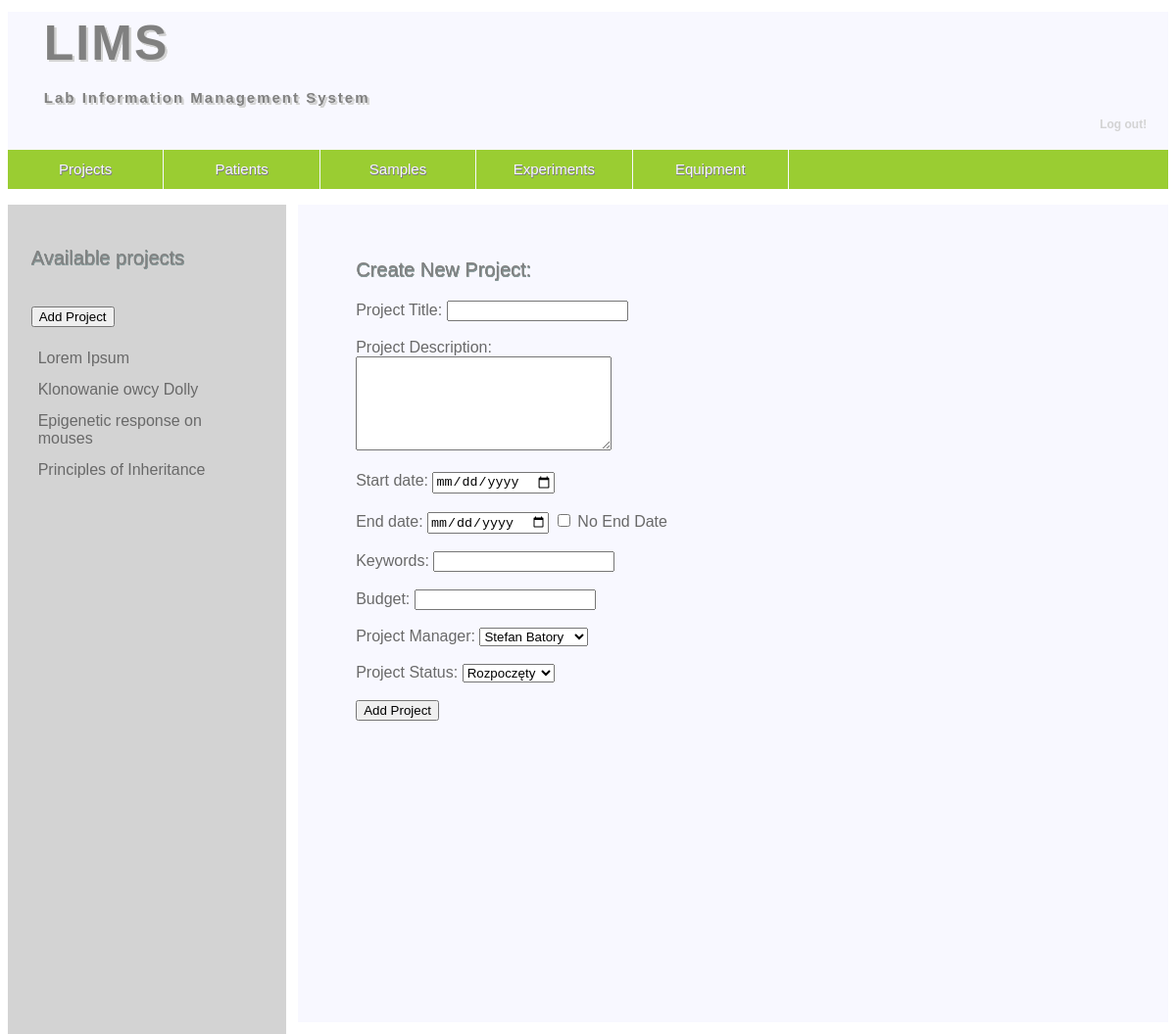
/PHP-scripts/one_addproject.php (signed in), run on the app's committed database.
### tables this page shows
CREATE TABLE `projects` (
  `idprojects` int(11) NOT NULL,
  `title` text NOT NULL,
  `description` longtext DEFAULT NULL,
  `start_date` date NOT NULL,
  `end_date` date DEFAULT NULL,
  `key_words` varchar(90) NOT NULL,
  `budget` decimal(10,0) NOT NULL,
  `w_personal_data_idwokers_data` int(11) NOT NULL,
  `project_status_idproject_status` int(11) NOT NULL
);

### PHP-scripts/one_addproject.php (the view, shortened to what this page needs)
<?php
	require_once 'connect.php';
	$conn = @new mysqli($servername, $username, $password, $dbname);
	mysqli_set_charset($conn, "utf8");
	$ID = $_SESSION['ID'];
?>
 <!DOCTYPE html>
 <html>
 <head>
	<link rel="stylesheet" href="style.css" type="text/css" />
 </head>
 <body>
	<header>
		<h1 class="logo">LIMS</h1>
		<h4 class="logo">Lab Information Management System <p class="out"> <a href="logout.php">Log out!</a></p>
		</h4>
		<nav>
			<ul class="menu">
			<li><a href="projects.php">Projects</a></li>
			<?php
			if (isset($_SESSION['admin'])){
				echo "<li><a href='patients.php'>Patients</a></li>";
				echo "<li><a href='samples.php'>Samples</a></li>";}
			?>
			<li><a href="experiments.php">Experiments</a></li>
			<li><a href="equipment.php">Equipment</a></li>
			</ul>
		</nav>
	</header>
	<main>
		<section class="content">
		<p class="content_title"> Available projects</p><br>
            <a href="one_addproject.php">
				<button>Add Project</button>
			</a>
            <ul class="titles">
			<?php
			if (isset($_SESSION['admin'])){
				$q = "SELECT idprojects, title FROM projects";
				$result = $conn->query($q);
			}
			else {
				$q = "SELECT idprojects, title FROM projects INNER JOIN projects_has_w_personal_data ON idprojects =  projects_idprojects WHERE `projects_has_w_personal_data`.`w_personal_data_id_personal_data` = ?;";
				$result = $conn->execute_query($q,[$ID]);
			}
				while($row = mysqli_fetch_assoc($result))
				{
					echo "<li><a href='one_project.php?value_key=".$row['idprojects']."'>".$row['title']."</a></li>";
				}
			?>
			</ul>
		</section>
		<section class="results">
		<p class="content_title"> Create New Project: </p>
		<form action="add_project.php" method="POST">
        	<?php
			class DropDown{
				public function getDropdownOptions($tableName, $valueColumn, $textColumn, $conn) {
					$query = "SELECT $valueColumn, $textColumn FROM $tableName;";
					$result = mysqli_query($conn,$query);
					$options = '';
					while ($row = $result->fetch_assoc()) {
						$value = $row[$valueColumn];
						$text = $row[$textColumn];
						$options .= "<option value='$value'>$text</option>";
					}
					return $options;
				}
			}
            $dropDown = new DropDown();
            $workerName = $dropDown -> getDropdownOptions("w_personal_data","id_personal_data",
			'CONCAT(name," ",surname)',$conn);
			$projStat = $dropDown -> getDropdownOptions("project_status","idproject_status",
			"status",$conn);
			?>
            <label for="title">Project Title: </label>
            <input type="text" name="title" id="title" required><br><br>
            <label for="description">Project Description: </label><br>
            <textarea name="description" id="description" wrap="hard" rows="6" cols="30" minlength="0"maxlength="50000" required>
            </textarea><br><br>
            <label for="startDate">Start date: </label>
        	<input type="date" name="startDate" id="startDate" value = "" required><br><br>
            <label for="endDate">End date: </label>
            <input type="date" name="endDate" id="endDate" >
            <label for="null-date">
            <input type="checkbox" name="null-date" id="null-date"> No End Date
            </label><br><br>
            <label for="keywords">Keywords: </label>
            <input type="test" name="keywords" id="keywords"required><br><br>
            <label for="budget">Budget: </label>
            <input type="number" name="budget" id="budget" min='0'><br><br>
            <label for="workerName">Project Manager: </label>
			<select name="workerName" id="workerName" required>
				<?php echo $workerName; ?>
			</select><br><br>
			<label for="projStat">Project Status: </label>
			<select name="projStat" id="projStat" required>
				<?php echo $projStat; ?>
			</select><br><br>
            <input type="submit" value="Add Project">
    </form>
		</section>
	</main>
 </body>
 </html>

### style/style.css (style rules this page uses)
header { font-family: Arial, Helvetica, sans-serif; width: 100%; margin-left: auto; margin-right: auto; background-color: ghostwhite; min-height: 15%; }
h1.logo { color: grey; padding: 3px 10px 3px 25px; margin: 1%; font-size: 50px; letter-spacing: 2px; text-shadow: 2px 2px 0.5px lightgrey, 2px 2px 0.5px lightgrey, 2px 2px 0.5px lightgrey, 2px 2px 0.5px lightgrey; }
h4.logo { color: grey; padding: 3px 10px 3px 25px; margin: 1%; font-size: 15px; letter-spacing: 2px; text-shadow: 2px 2px 0.5px lightgrey, 2px 2px 0.5px lightgrey, 2px 2px 0.5px lightgrey, 2px 2px 0.5px lightgrey; }
p.out { text-align: right; font-size: 12px; text-shadow: none; padding-bottom:0; margin-bottom:0; letter-spacing: 0; }
header a { color: lightgrey; text-decoration: none; }
nav { background-color: yellowgreen; }
.menu { padding-left: 0; list-style-type: none; background-color: yellowgreen; min-height: 40px; line-height: 250%; color: ghostwhite; text-shadow: 0.5px 0.5px 0px grey, 0.5px 0.5px 0px grey, 0.5px 0.5px 0px grey, 0.5px 0.5px 0px grey; }
.menu > li { font-size: 15px; text-align:center; float: left; padding-left: 20px; padding-right: 20px; border-right: 1px solid ghostwhite; width: 10%; }
.menu a { color: ghostwhite; text-decoration: none; }
main { font-family: Arial, Helvetica, sans-serif; width: 100%; margin: auto; margin-left: auto; margin-right: auto; min-height: 80%; }
.content { float: left; width: 20%; padding: 2%; background-color: lightgrey; color: dimgrey; min-height: 800px; margin: auto; margin-right: 1%; }
p.content_title { font-size: 20px; color: #808080; text-shadow: 0.5px 0.5px 0px #889999, 0.5px 0.5px 0px #889999, 0.5px 0.5px 0px #889999, 0.5px 0.5px 0px #889999; }
.titles { list-style-type: none; color: dimgrey; padding:0; }
.titles > li { color: #808080; width:80%; text-align: left; padding: 7px; }
.titles a { color: dimgrey; text-decoration: none; }
.results { background-color: ghostwhite; color: dimgrey; float: left; width: 62%; padding-left: 5%; padding-right: 8%; padding-top: 3%; min-height: 800px; margin:auto; overflow-x:auto; }

### data on the page
projects: title "Lorem Ipsum"
projects: title "Klonowanie owcy Dolly"
projects: title "Epigenetic response on mouses"
projects: title "Principles of Inheritance"

### other printed values
form field workerName "Stefan Batory"
form field projStat "Rozpoczęty"
